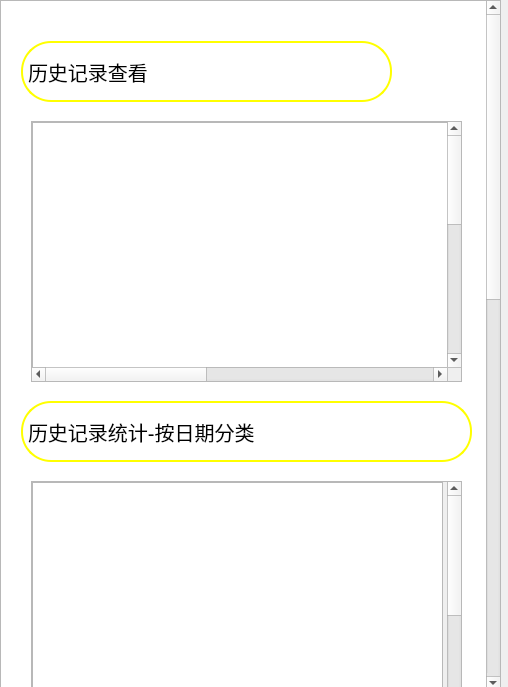
<?xml version="1.0" encoding="UTF-8"?>
<ui version="4.0">
 <class>HistoryWindow</class>
 <widget class="QMainWindow" name="HistoryWindow">
  <property name="geometry">
   <rect>
    <x>0</x>
    <y>0</y>
    <width>508</width>
    <height>687</height>
   </rect>
  </property>
  <property name="windowTitle">
   <string>MainWindow</string>
  </property>
  <widget class="QWidget" name="centralwidget">
   <widget class="QScrollArea" name="scrollArea">
    <property name="geometry">
     <rect>
      <x>0</x>
      <y>0</y>
      <width>501</width>
      <height>691</height>
     </rect>
    </property>
    <property name="styleSheet">
     <string notr="true"/>
    </property>
    <property name="widgetResizable">
     <bool>true</bool>
    </property>
    <widget class="QWidget" name="scrollAreaWidgetContents">
     <property name="geometry">
      <rect>
       <x>0</x>
       <y>-911</y>
       <width>482</width>
       <height>1600</height>
      </rect>
     </property>
     <property name="minimumSize">
      <size>
       <width>400</width>
       <height>1600</height>
      </size>
     </property>
     <widget class="QLabel" name="label">
      <property name="geometry">
       <rect>
        <x>20</x>
        <y>40</y>
        <width>371</width>
        <height>61</height>
       </rect>
      </property>
      <property name="font">
       <font>
        <pointsize>15</pointsize>
       </font>
      </property>
      <property name="styleSheet">
       <string notr="true">border-radius:30px;
border:2px solid rgb(255, 255, 0);
</string>
      </property>
      <property name="text">
       <string>历史记录查看</string>
      </property>
     </widget>
     <widget class="QScrollArea" name="scrollArea_2">
      <property name="geometry">
       <rect>
        <x>30</x>
        <y>120</y>
        <width>431</width>
        <height>261</height>
       </rect>
      </property>
      <property name="widgetResizable">
       <bool>true</bool>
      </property>
      <widget class="QWidget" name="scrollAreaWidgetContents_2">
       <property name="geometry">
        <rect>
         <x>0</x>
         <y>0</y>
         <width>1000</width>
         <height>600</height>
        </rect>
       </property>
       <property name="minimumSize">
        <size>
         <width>1000</width>
         <height>600</height>
        </size>
       </property>
       <widget class="QListWidget" name="showHistoryLW">
        <property name="geometry">
         <rect>
          <x>0</x>
          <y>0</y>
          <width>1001</width>
          <height>611</height>
         </rect>
        </property>
        <property name="styleSheet">
         <string notr="true"/>
        </property>
       </widget>
      </widget>
     </widget>
     <widget class="QLabel" name="label_2">
      <property name="geometry">
       <rect>
        <x>20</x>
        <y>400</y>
        <width>451</width>
        <height>61</height>
       </rect>
      </property>
      <property name="font">
       <font>
        <pointsize>15</pointsize>
       </font>
      </property>
      <property name="styleSheet">
       <string notr="true">border-radius:30px;
border:2px solid rgb(255, 255, 0);
</string>
      </property>
      <property name="text">
       <string>历史记录统计-按日期分类</string>
      </property>
     </widget>
     <widget class="QScrollArea" name="scrollArea_3">
      <property name="geometry">
       <rect>
        <x>30</x>
        <y>480</y>
        <width>431</width>
        <height>261</height>
       </rect>
      </property>
      <property name="widgetResizable">
       <bool>true</bool>
      </property>
      <widget class="QWidget" name="scrollAreaWidgetContents_3">
       <property name="geometry">
        <rect>
         <x>0</x>
         <y>0</y>
         <width>412</width>
         <height>500</height>
        </rect>
       </property>
       <property name="minimumSize">
        <size>
         <width>410</width>
         <height>500</height>
        </size>
       </property>
       <widget class="QListWidget" name="historyStatisticLW">
        <property name="geometry">
         <rect>
          <x>0</x>
          <y>0</y>
          <width>411</width>
          <height>601</height>
         </rect>
        </property>
       </widget>
      </widget>
     </widget>
     <widget class="QLabel" name="label_3">
      <property name="geometry">
       <rect>
        <x>20</x>
        <y>760</y>
        <width>441</width>
        <height>61</height>
       </rect>
      </property>
      <property name="font">
       <font>
        <pointsize>15</pointsize>
       </font>
      </property>
      <property name="styleSheet">
       <string notr="true">border-radius:30px;
border:2px solid rgb(255, 255, 0);
</string>
      </property>
      <property name="text">
       <string>历史记录统计-按任务类别分类</string>
      </property>
     </widget>
     <widget class="QPushButton" name="clearHistoryButton">
      <property name="geometry">
       <rect>
        <x>120</x>
        <y>1540</y>
        <width>241</width>
        <height>41</height>
       </rect>
      </property>
      <property name="font">
       <font>
        <pointsize>15</pointsize>
       </font>
      </property>
      <property name="text">
       <string>清空历史记录</string>
      </property>
     </widget>
     <widget class="QLabel" name="label_4">
      <property name="geometry">
       <rect>
        <x>20</x>
        <y>1000</y>
        <width>331</width>
        <height>61</height>
       </rect>
      </property>
      <property name="font">
       <font>
        <pointsize>15</pointsize>
       </font>
      </property>
      <property name="styleSheet">
       <string notr="true">border-radius:30px;
border:2px solid rgb(255, 255, 0);
</string>
      </property>
      <property name="text">
       <string>分类记录统计与饼图</string>
      </property>
     </widget>
     <widget class="QListView" name="listView">
      <property name="geometry">
       <rect>
        <x>-10</x>
        <y>-120</y>
        <width>521</width>
        <height>2021</height>
       </rect>
      </property>
      <property name="styleSheet">
       <string notr="true">border-image:url(:/background/resource/background/bg11.jpg)</string>
      </property>
     </widget>
     <widget class="QTabWidget" name="kindTab">
      <property name="geometry">
       <rect>
        <x>30</x>
        <y>830</y>
        <width>431</width>
        <height>161</height>
       </rect>
      </property>
     </widget>
     <widget class="QLabel" name="plotCanvas">
      <property name="geometry">
       <rect>
        <x>30</x>
        <y>1070</y>
        <width>431</width>
        <height>431</height>
       </rect>
      </property>
      <property name="text">
       <string/>
      </property>
     </widget>
     <zorder>listView</zorder>
     <zorder>label</zorder>
     <zorder>scrollArea_2</zorder>
     <zorder>label_2</zorder>
     <zorder>scrollArea_3</zorder>
     <zorder>label_3</zorder>
     <zorder>clearHistoryButton</zorder>
     <zorder>label_4</zorder>
     <zorder>kindTab</zorder>
     <zorder>plotCanvas</zorder>
    </widget>
   </widget>
  </widget>
 </widget>
 <resources>
  <include location="resource.qrc"/>
 </resources>
 <connections/>
</ui>
